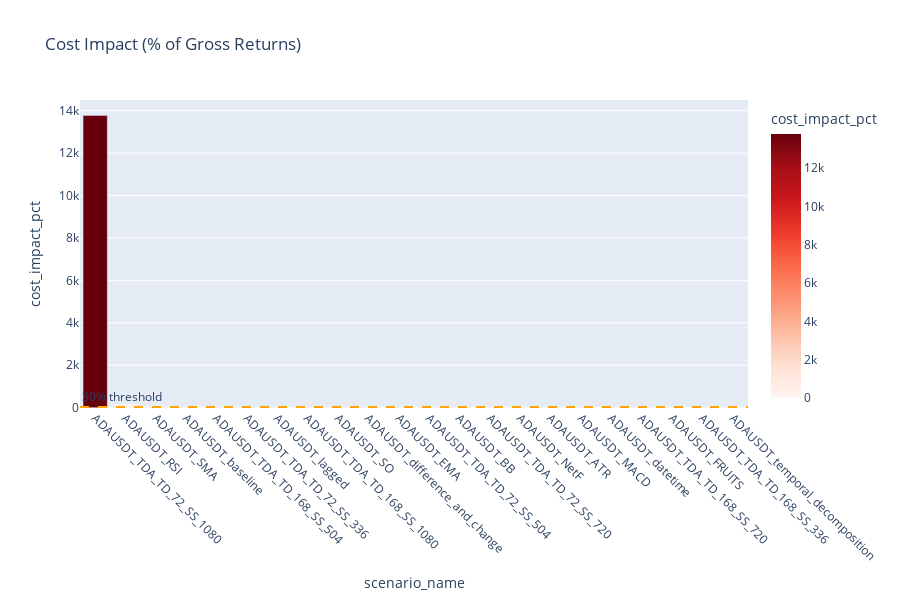

The notebook cell saved with this chart:
### Code cell
# 3. Cost Impact Analysis
if 'cost_impact_pct' in df.columns:
    fig = px.bar(df.sort_values('cost_impact_pct', ascending=False), 
                 x='scenario_name', y='cost_impact_pct',
                 title='Cost Impact (% of Gross Returns)',
                 color='cost_impact_pct',
                 color_continuous_scale='Reds')
    fig.add_hline(y=30, line_dash="dash", line_color="orange",
                  annotation_text="30% threshold", annotation_position="top left")
    fig.update_xaxes(tickangle=45)
    fig.update_layout(height=600)
    fig.show()

### Figure 1 — Plotly figure (JSON) as saved in the notebook; plotly's stock layout.template omitted (floating-point values rounded to 4 significant figures)
{"data": [{"hovertemplate": "scenario_name=%{x}<br>cost_impact_pct=%{marker.color}<extra></extra>", "legendgroup": "", "marker": {"color": [13780.0, 181.5, 83.88, 24.06, 17.49, 12.54, 12.08, 4.452, 4.373, 3.824, 3.787, 3.159, 2.172, 1.201, 0.9447, 0.8452, 0.7915, 0.7542, 0.3387, 0.2995, 0.2407, 0.1347], "coloraxis": "coloraxis", "pattern": {"shape": ""}}, "name": "", "orientation": "v", "showlegend": false, "textposition": "auto", "type": "bar", "x": ["ADAUSDT_TDA_TD_72_SS_1080", "ADAUSDT_RSI", "ADAUSDT_SMA", "ADAUSDT_baseline", "ADAUSDT_TDA_TD_168_SS_504", "ADAUSDT_TDA_TD_72_SS_336", "ADAUSDT_lagged", "ADAUSDT_TDA_TD_168_SS_1080", "ADAUSDT_SO", "ADAUSDT_difference_and_change", "ADAUSDT_EMA", "ADAUSDT_TDA_TD_72_SS_504", "ADAUSDT_BB", "ADAUSDT_TDA_TD_72_SS_720", "ADAUSDT_NetF", "ADAUSDT_ATR", "ADAUSDT_MACD", "ADAUSDT_datetime", "ADAUSDT_TDA_TD_168_SS_720", "ADAUSDT_FRUITS", "ADAUSDT_TDA_TD_168_SS_336", "ADAUSDT_temporal_decomposition"], "xaxis": "x", "y": [13780.0, 181.5, 83.88, 24.06, 17.49, 12.54, 12.08, 4.452, 4.373, 3.824, 3.787, 3.159, 2.172, 1.201, 0.9447, 0.8452, 0.7915, 0.7542, 0.3387, 0.2995, 0.2407, 0.1347], "yaxis": "y"}], "layout": {"annotations": [{"showarrow": false, "text": "30% threshold", "x": 0, "xanchor": "left", "xref": "x domain", "y": 30, "yanchor": "bottom", "yref": "y"}], "barmode": "relative", "coloraxis": {"colorbar": {"title": {"text": "cost_impact_pct"}}, "colorscale": [[0, "rgb(255,245,240)"], [0.125, "rgb(254,224,210)"], [0.25, "rgb(252,187,161)"], [0.375, "rgb(252,146,114)"], [0.5, "rgb(251,106,74)"], [0.625, "rgb(239,59,44)"], [0.75, "rgb(203,24,29)"], [0.875, "rgb(165,15,21)"], [1, "rgb(103,0,13)"]]}, "height": 600, "legend": {"tracegroupgap": 0}, "shapes": [{"line": {"color": "orange", "dash": "dash"}, "type": "line", "x0": 0, "x1": 1, "xref": "x domain", "y0": 30, "y1": 30, "yref": "y"}], "title": {"text": "Cost Impact (% of Gross Returns)"}, "xaxis": {"anchor": "y", "domain": [0, 1], "tickangle": 45, "title": {"text": "scenario_name"}}, "yaxis": {"anchor": "x", "domain": [0, 1], "title": {"text": "cost_impact_pct"}}}}
